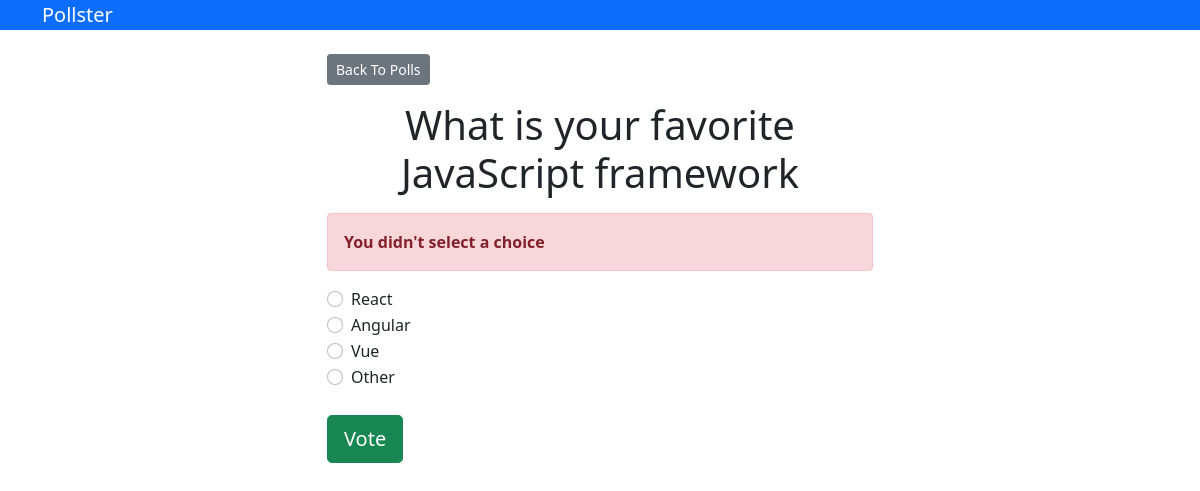
/polls/2/vote/, run on the app's committed database.
### polls/models.py (models this page shows, shortened)
class Question(models.Model):
    question_text = models.CharField(max_length=200)
    pub_date = models.DateField('date published')

class Choice(models.Model):
    question = models.ForeignKey(Question, on_delete=models.CASCADE)
    choice_text = models.CharField(max_length=200)
    votes = models.IntegerField(default=0)

### polls/views.py (the view)
# urls.py: path('<int:question_id>/vote/', views.vote, name='vote'),
def vote(request, question_id):
    question = get_object_or_404(Question, pk=question_id)
    try:
        selected_choice = question.choice_set.get(pk=request.POST['choice'])
    except(KeyError, Choice.DoesNotExist):
        return render(request, 'polls/detail.html', {
            'question': question,
            'error_message': "You didn't select a choice",
        })
    else:
        selected_choice.votes += 1
        selected_choice.save()
        return HttpResponseRedirect(reverse('polls:results', args=(question.id,)))

### templates/polls/detail.html (shortened to what this page needs)
{% extends 'base.html' %}
{% block content %}
<a class="btn btn-secondary btn-sm mb-3" href="{% url 'polls:index' %">Back To Polls</a>
<h1 class="text-center mb-3">{{ question.question_text }}</h1>
{% if error_message %}
<p class="alert alert-danger">
    <strong>{{ error_message }}</strong>
</p>
    <form action="{% url 'polls:vote' question.id %}" method="POST">
    {% for choice in question.choice_set.all %}
        <div class="form-check">
            <input type="radio" name="choice" class="form-check-input" id="choice{{ forloop.counter }}" value="{{ choice.id}}">
            <label for="choice{{ forloop.counter }}">{{ choice.choice_text }}</label>
        </div>
    {% endfor %}
    <input type="submit" value="Vote" class="btn btn-success btn-lg btn-block mt-4">
    </form>
{% endblock %}

### data on the page
Question: question_text "What is your favorite JavaScript framework"
Choice: choice_text "React"
Choice: choice_text "Angular"
Choice: choice_text "Vue"
Choice: choice_text "Other"

### other printed values
{{ error_message }} "You didn't select a choice"
